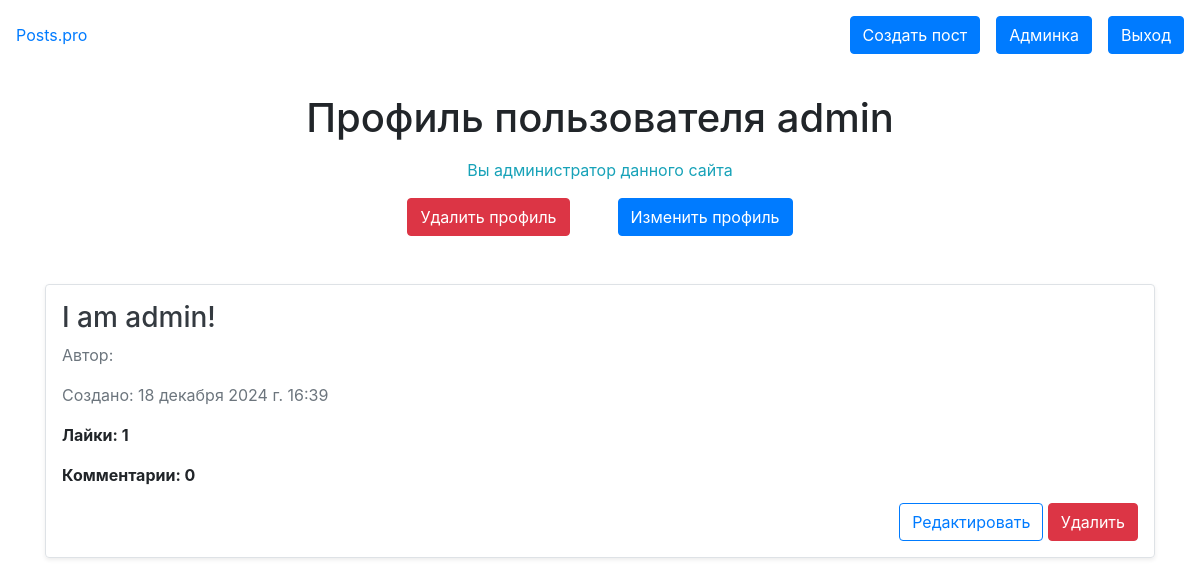
The app's page /blog/profile/ (signed in) with its own data.
### blog/models.py (models this page shows, shortened)
class User(AbstractUser):
    name = models.CharField(max_length=100, verbose_name='Имя')
    avatar = models.ImageField(upload_to='avatars/', verbose_name='Аватар')
    bio = models.TextField(verbose_name='Биография')

class Post(models.Model):
    content = models.TextField(verbose_name='Содержание')
    author = models.ForeignKey(User, on_delete=models.CASCADE)
    date_posted = models.DateTimeField(auto_now_add=True)
    likes = models.ManyToManyField(User, related_name='likes', blank=True, verbose_name='Лайки')
    def total_likes(self):
        return self.likes.count()
    def total_comments(self):
        return self.comment_set.count()

### blog/views.py (the view)
# urls.py: path('profile/', views.profile, name='profile'),
@login_required
def profile(request):
    posts = Post.objects.filter(author=request.user).order_by('-date_posted')
    return render(request, 'blog/profile.html', {'posts': posts})

### blog/templates/blog/profile.html (shortened to what this page needs)
{% extends 'base.html' %}
{% block content %}
  <div class="container mt-3 text-center">
    <h1 class="mb-3">Профиль пользователя {{ user.username }}</h1>
    {% if user.is_superuser %}
      <p class="text-info">Вы администратор данного сайта</p>
    {% endif %}
    <div class="d-flex justify-content-center">
      <a href="{% url 'profile-delete' %}" class="btn btn-danger mr-5">Удалить профиль</a>
      <a href="{% url 'profile-change' %}" class="btn btn-primary">Изменить профиль</a>
    </div>
  </div>
{% if posts %}
<ul class="list-unstyled">
    {% for post in posts %}
    <li class="media my-5 p-3 border rounded shadow-sm">
      <a href="{% url 'post-detail' post.id %}">
        <div class="media-body">
            <h3><a href="{% url 'post-detail' post.id %}" class="text-dark">{{ post.content|truncatechars:50 }}</a></h3>
            <p class="text-muted">Автор: {{ post.author.name }}</p>
            <p class="text-muted">Создано: {{ post.date_posted }}</p>
            <p class="font-weight-bold">Лайки: {{ post.total_likes }}</p>
            <p class="font-weight-bold">Комментарии: {{ post.total_comments }}</p>
            <div class="text-right">
                <a href="{% url 'post-change' post.id %}" class="btn btn-outline-primary">Редактировать</a>
                <a href="{% url 'post-delete' post.id %}" class="btn btn-danger">Удалить</a>
            </div>
        </div>
      </a>
    </li>
    {% endfor %}
</ul>
{% else %}
<p>У вас пока нет постов.</p>
{% endif %}
{% endblock %}

### records on screen
User: username "admin"
Post: content "I am admin!", date_posted "18 декабря 2024 г. 16:39", total_likes "1", total_comments "0"
